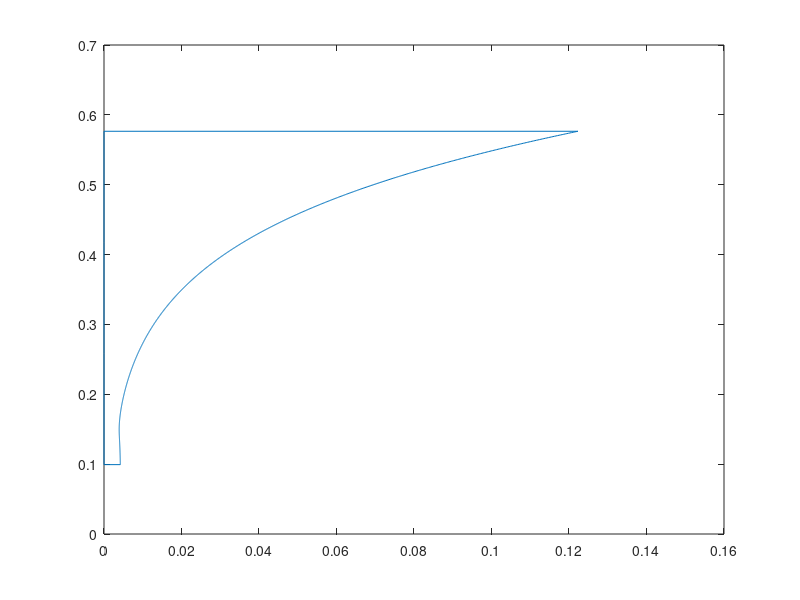

Write the MATLAB code that produced this figure.
boundary = [
    0 0.099309
    0 0.258376
    0 0.258376
    0 0.417444
    0 0.417444
    0 0.576511
    0 0.576511
    0.122293 0.576511
    0.122293 0.576511
    0.121883 0.576034
    0.121883 0.576034
    0.121474 0.575557
    0.121474 0.575557
    0.121066 0.575079
    0.121066 0.575079
    0.120659 0.574602
    0.120659 0.574602
    0.120253 0.574125
    0.120253 0.574125
    0.119848 0.573648
    0.119848 0.573648
    0.119445 0.573171
    0.119445 0.573171
    0.119042 0.572693
    0.119042 0.572693
    0.118641 0.572216
    0.118641 0.572216
    0.118241 0.571739
    0.118241 0.571739
    0.117841 0.571262
    0.117841 0.571262
    0.117443 0.570785
    0.117443 0.570785
    0.117046 0.570307
    0.117046 0.570307
    0.11665 0.56983
    0.11665 0.56983
    0.116256 0.569353
    0.116256 0.569353
    0.115862 0.568876
    0.115862 0.568876
    0.115469 0.568399
    0.115469 0.568399
    0.115078 0.567921
    0.115078 0.567921
    0.114687 0.567444
    0.114687 0.567444
    0.114298 0.566967
    0.114298 0.566967
    0.113909 0.56649
    0.113909 0.56649
    0.113522 0.566013
    0.113522 0.566013
    0.113136 0.565535
    0.113136 0.565535
    0.112751 0.565058
    0.112751 0.565058
    0.112367 0.564581
    0.112367 0.564581
    0.111984 0.564104
    0.111984 0.564104
    0.111602 0.563627
    0.111602 0.563627
    0.111222 0.563149
    0.111222 0.563149
    0.110842 0.562672
    0.110842 0.562672
    0.110463 0.562195
    0.110463 0.562195
    0.110086 0.561718
    0.110086 0.561718
    0.109709 0.561241
    0.109709 0.561241
    0.109334 0.560763
    0.109334 0.560763
    0.108959 0.560286
    0.108959 0.560286
    0.108586 0.559809
    0.108586 0.559809
    0.108214 0.559332
    0.108214 0.559332
    0.107842 0.558855
    0.107842 0.558855
    0.107472 0.558377
    0.107472 0.558377
    0.107103 0.5579
    0.107103 0.5579
    0.106735 0.557423
    0.106735 0.557423
    0.106368 0.556946
    0.106368 0.556946
    0.106002 0.556469
    0.106002 0.556469
    0.105637 0.555991
    0.105637 0.555991
    0.105273 0.555514
    0.105273 0.555514
    0.10491 0.555037
    0.10491 0.555037
    0.104548 0.55456
    0.104548 0.55456
    0.104188 0.554083
    0.104188 0.554083
    0.103828 0.553605
    0.103828 0.553605
    0.103469 0.553128
    0.103469 0.553128
    0.103111 0.552651
    0.103111 0.552651
    0.102755 0.552174
    0.102755 0.552174
    0.102399 0.551696
    0.102399 0.551696
    0.102044 0.551219
    0.102044 0.551219
    0.101691 0.550742
    0.101691 0.550742
    0.101338 0.550265
    0.101338 0.550265
    0.100987 0.549788
    0.100987 0.549788
    0.100636 0.54931
    0.100636 0.54931
    0.100287 0.548833
    0.100287 0.548833
    0.0999381 0.548356
    0.0999381 0.548356
    0.0995906 0.547879
    0.0995906 0.547879
    0.0992441 0.547402
    0.0992441 0.547402
    0.0988986 0.546924
    0.0988986 0.546924
    0.0985541 0.546447
    0.0985541 0.546447
    0.0982107 0.54597
    0.0982107 0.54597
    0.0978682 0.545493
    0.0978682 0.545493
    0.0975267 0.545016
    0.0975267 0.545016
    0.0971862 0.544538
    0.0971862 0.544538
    0.0968468 0.544061
    0.0968468 0.544061
    0.0965083 0.543584
    0.0965083 0.543584
    0.0961708 0.543107
    0.0961708 0.543107
    0.0958343 0.54263
    0.0958343 0.54263
    0.0954988 0.542152
    0.0954988 0.542152
    0.0951643 0.541675
    0.0951643 0.541675
    0.0948307 0.541198
    0.0948307 0.541198
    0.0944982 0.540721
    0.0944982 0.540721
    0.0941666 0.540244
    0.0941666 0.540244
    0.093836 0.539766
    0.093836 0.539766
    0.0935064 0.539289
    0.0935064 0.539289
    0.0931778 0.538812
    0.0931778 0.538812
    0.0928501 0.538335
    0.0928501 0.538335
    0.0925234 0.537858
    0.0925234 0.537858
    0.0921977 0.53738
    0.0921977 0.53738
    0.091873 0.536903
    0.091873 0.536903
    0.0915492 0.536426
    0.0915492 0.536426
    0.0912264 0.535949
    0.0912264 0.535949
    0.0909045 0.535472
    0.0909045 0.535472
    0.0905836 0.534994
    0.0905836 0.534994
    0.0902637 0.534517
    0.0902637 0.534517
    0.0899447 0.53404
    0.0899447 0.53404
    0.0896266 0.533563
    0.0896266 0.533563
    0.0893096 0.533086
    0.0893096 0.533086
    0.0889934 0.532608
    0.0889934 0.532608
    0.0886783 0.532131
    0.0886783 0.532131
    0.088364 0.531654
    0.088364 0.531654
    0.0880508 0.531177
    0.0880508 0.531177
    0.0877384 0.5307
    0.0877384 0.5307
    0.087427 0.530222
    0.087427 0.530222
    0.0871165 0.529745
    0.0871165 0.529745
    0.086807 0.529268
    0.086807 0.529268
    0.0864984 0.528791
    0.0864984 0.528791
    0.0861908 0.528314
    0.0861908 0.528314
    0.085884 0.527836
    0.085884 0.527836
    0.0855782 0.527359
    0.0855782 0.527359
    0.0852734 0.526882
    0.0852734 0.526882
    0.0849694 0.526405
    0.0849694 0.526405
    0.0846664 0.525928
    0.0846664 0.525928
    0.0843643 0.52545
    0.0843643 0.52545
    0.0840631 0.524973
    0.0840631 0.524973
    0.0837629 0.524496
    0.0837629 0.524496
    0.0834635 0.524019
    0.0834635 0.524019
    0.0831651 0.523542
    0.0831651 0.523542
    0.0828676 0.523064
    0.0828676 0.523064
    0.0825709 0.522587
    0.0825709 0.522587
    0.0822752 0.52211
    0.0822752 0.52211
    0.0819804 0.521633
    0.0819804 0.521633
    0.0816865 0.521156
    0.0816865 0.521156
    0.0813935 0.520678
    0.0813935 0.520678
    0.0811014 0.520201
    0.0811014 0.520201
    0.0808102 0.519724
    0.0808102 0.519724
    0.0805199 0.519247
    0.0805199 0.519247
    0.0802305 0.51877
    0.0802305 0.51877
    0.079942 0.518292
    0.079942 0.518292
    0.0796544 0.517815
    0.0796544 0.517815
    0.0793676 0.517338
    0.0793676 0.517338
    0.0790818 0.516861
    0.0790818 0.516861
    0.0787968 0.516384
    0.0787968 0.516384
    0.0785127 0.515906
    0.0785127 0.515906
    0.0782295 0.515429
    0.0782295 0.515429
    0.0779472 0.514952
    0.0779472 0.514952
    0.0776657 0.514475
    0.0776657 0.514475
    0.0773851 0.513998
    0.0773851 0.513998
    0.0771054 0.51352
    0.0771054 0.51352
    0.0768266 0.513043
    0.0768266 0.513043
    0.0765486 0.512566
    0.0765486 0.512566
    0.0762715 0.512089
    0.0762715 0.512089
    0.0759953 0.511612
    0.0759953 0.511612
    0.0757199 0.511134
    0.0757199 0.511134
    0.0754454 0.510657
    0.0754454 0.510657
    0.0751717 0.51018
    0.0751717 0.51018
    0.0748989 0.509703
    0.0748989 0.509703
    0.0746269 0.509226
    0.0746269 0.509226
    0.0743558 0.508748
    0.0743558 0.508748
    0.0740856 0.508271
    0.0740856 0.508271
    0.0738162 0.507794
    0.0738162 0.507794
    0.0735476 0.507317
    0.0735476 0.507317
    0.0732799 0.50684
    0.0732799 0.50684
    0.073013 0.506362
    0.073013 0.506362
    0.072747 0.505885
    0.072747 0.505885
    0.0724818 0.505408
    0.0724818 0.505408
    0.0722175 0.504931
    0.0722175 0.504931
    0.0719539 0.504453
    0.0719539 0.504453
    0.0716912 0.503976
    0.0716912 0.503976
    0.0714294 0.503499
    0.0714294 0.503499
    0.0711683 0.503022
    0.0711683 0.503022
    0.0709081 0.502545
    0.0709081 0.502545
    0.0706488 0.502067
    0.0706488 0.502067
    0.0703902 0.50159
    0.0703902 0.50159
    0.0701325 0.501113
    0.0701325 0.501113
    0.0698755 0.500636
    0.0698755 0.500636
    0.0696194 0.500159
    0.0696194 0.500159
    0.0693641 0.499681
    0.0693641 0.499681
    0.0691097 0.499204
    0.0691097 0.499204
    0.068856 0.498727
    0.068856 0.498727
    0.0686031 0.49825
    0.0686031 0.49825
    0.0683511 0.497773
    0.0683511 0.497773
    0.0680998 0.497295
    0.0680998 0.497295
    0.0678494 0.496818
    0.0678494 0.496818
    0.0675997 0.496341
    0.0675997 0.496341
    0.0673509 0.495864
    0.0673509 0.495864
    0.0671028 0.495387
    0.0671028 0.495387
    0.0668556 0.494909
    0.0668556 0.494909
    0.0666091 0.494432
    0.0666091 0.494432
    0.0663634 0.493955
    0.0663634 0.493955
    0.0661185 0.493478
    0.0661185 0.493478
    0.0658744 0.493001
    0.0658744 0.493001
    0.0656311 0.492523
    0.0656311 0.492523
    0.0653886 0.492046
    0.0653886 0.492046
    0.0651468 0.491569
    0.0651468 0.491569
    0.0649059 0.491092
    0.0649059 0.491092
    0.0646657 0.490615
    0.0646657 0.490615
    0.0644263 0.490137
    0.0644263 0.490137
    0.0641876 0.48966
    0.0641876 0.48966
    0.0639497 0.489183
    0.0639497 0.489183
    0.0637126 0.488706
    0.0637126 0.488706
    0.0634763 0.488229
    0.0634763 0.488229
    0.0632407 0.487751
    0.0632407 0.487751
    0.0630059 0.487274
    0.0630059 0.487274
    0.0627718 0.486797
    0.0627718 0.486797
    0.0625386 0.48632
    0.0625386 0.48632
    0.062306 0.485843
    0.062306 0.485843
    0.0620742 0.485365
    0.0620742 0.485365
    0.0618432 0.484888
    0.0618432 0.484888
    0.0616129 0.484411
    0.0616129 0.484411
    0.0613834 0.483934
    0.0613834 0.483934
    0.0611547 0.483457
    0.0611547 0.483457
    0.0609266 0.482979
    0.0609266 0.482979
    0.0606993 0.482502
    0.0606993 0.482502
    0.0604728 0.482025
    0.0604728 0.482025
    0.060247 0.481548
    0.060247 0.481548
    0.0600219 0.481071
    0.0600219 0.481071
    0.0597976 0.480593
    0.0597976 0.480593
    0.059574 0.480116
    0.059574 0.480116
    0.0593511 0.479639
    0.0593511 0.479639
    0.059129 0.479162
    0.059129 0.479162
    0.0589076 0.478685
    0.0589076 0.478685
    0.0586869 0.478207
    0.0586869 0.478207
    0.058467 0.47773
    0.058467 0.47773
    0.0582478 0.477253
    0.0582478 0.477253
    0.0580292 0.476776
    0.0580292 0.476776
    0.0578115 0.476299
    0.0578115 0.476299
    0.0575944 0.475821
    0.0575944 0.475821
    0.057378 0.475344
    0.057378 0.475344
    0.0571624 0.474867
    0.0571624 0.474867
    0.0569475 0.47439
    0.0569475 0.47439
    0.0567332 0.473913
    0.0567332 0.473913
    0.0565197 0.473435
    0.0565197 0.473435
    0.0563069 0.472958
    0.0563069 0.472958
    0.0560948 0.472481
    0.0560948 0.472481
    0.0558834 0.472004
    0.0558834 0.472004
    0.0556727 0.471527
    0.0556727 0.471527
    0.0554627 0.471049
    0.0554627 0.471049
    0.0552534 0.470572
    0.0552534 0.470572
    0.0550448 0.470095
    0.0550448 0.470095
    0.0548369 0.469618
    0.0548369 0.469618
    0.0546296 0.469141
    0.0546296 0.469141
    0.0544231 0.468663
    0.0544231 0.468663
    0.0542172 0.468186
    0.0542172 0.468186
    0.0540121 0.467709
    0.0540121 0.467709
    0.0538076 0.467232
    0.0538076 0.467232
    0.0536038 0.466755
    0.0536038 0.466755
    0.0534007 0.466277
    0.0534007 0.466277
    0.0531982 0.4658
    0.0531982 0.4658
    0.0529964 0.465323
    0.0529964 0.465323
    0.0527953 0.464846
    0.0527953 0.464846
    0.0525949 0.464369
    0.0525949 0.464369
    0.0523952 0.463891
    0.0523952 0.463891
    0.0521961 0.463414
    0.0521961 0.463414
    0.0519977 0.462937
    0.0519977 0.462937
    0.0517999 0.46246
    0.0517999 0.46246
    0.0516028 0.461983
    0.0516028 0.461983
    0.0514064 0.461505
    0.0514064 0.461505
    0.0512106 0.461028
    0.0512106 0.461028
    0.0510155 0.460551
    0.0510155 0.460551
    0.0508211 0.460074
    0.0508211 0.460074
    0.0506273 0.459597
    0.0506273 0.459597
    0.0504341 0.459119
    0.0504341 0.459119
    0.0502416 0.458642
    0.0502416 0.458642
    0.0500498 0.458165
    0.0500498 0.458165
    0.0498586 0.457688
    0.0498586 0.457688
    0.049668 0.45721
    0.049668 0.45721
    0.0494781 0.456733
    0.0494781 0.456733
    0.0492888 0.456256
    0.0492888 0.456256
    0.0491002 0.455779
    0.0491002 0.455779
    0.0489122 0.455302
    0.0489122 0.455302
    0.0487248 0.454824
    0.0487248 0.454824
    0.0485381 0.454347
    0.0485381 0.454347
    0.048352 0.45387
    0.048352 0.45387
    0.0481665 0.453393
    0.0481665 0.453393
    0.0479817 0.452916
    0.0479817 0.452916
    0.0477975 0.452438
    0.0477975 0.452438
    0.0476139 0.451961
    0.0476139 0.451961
    0.047431 0.451484
    0.047431 0.451484
    0.0472486 0.451007
    0.0472486 0.451007
    0.0470669 0.45053
    0.0470669 0.45053
    0.0468858 0.450052
    0.0468858 0.450052
    0.0467053 0.449575
    0.0467053 0.449575
    0.0465255 0.449098
    0.0465255 0.449098
    0.0463462 0.448621
    0.0463462 0.448621
    0.0461676 0.448144
    0.0461676 0.448144
    0.0459896 0.447666
    0.0459896 0.447666
    0.0458121 0.447189
    0.0458121 0.447189
    0.0456353 0.446712
    0.0456353 0.446712
    0.0454591 0.446235
    0.0454591 0.446235
    0.0452835 0.445758
    0.0452835 0.445758
    0.0451085 0.44528
    0.0451085 0.44528
    0.0449341 0.444803
    0.0449341 0.444803
    0.0447603 0.444326
    0.0447603 0.444326
    0.0445871 0.443849
    0.0445871 0.443849
    0.0444144 0.443372
    0.0444144 0.443372
    0.0442424 0.442894
    0.0442424 0.442894
    0.044071 0.442417
    0.044071 0.442417
    0.0439001 0.44194
    0.0439001 0.44194
    0.0437299 0.441463
    0.0437299 0.441463
    0.0435602 0.440986
    0.0435602 0.440986
    0.0433911 0.440508
    0.0433911 0.440508
    0.0432226 0.440031
    0.0432226 0.440031
    0.0430547 0.439554
    0.0430547 0.439554
    0.0428873 0.439077
    0.0428873 0.439077
    0.0427206 0.4386
    0.0427206 0.4386
    0.0425544 0.438122
    0.0425544 0.438122
    0.0423887 0.437645
    0.0423887 0.437645
    0.0422237 0.437168
    0.0422237 0.437168
    0.0420592 0.436691
    0.0420592 0.436691
    0.0418953 0.436214
    0.0418953 0.436214
    0.041732 0.435736
    0.041732 0.435736
    0.0415692 0.435259
    0.0415692 0.435259
    0.041407 0.434782
    0.041407 0.434782
    0.0412453 0.434305
    0.0412453 0.434305
    0.0410842 0.433828
    0.0410842 0.433828
    0.0409237 0.43335
    0.0409237 0.43335
    0.0407637 0.432873
    0.0407637 0.432873
    0.0406043 0.432396
    0.0406043 0.432396
    0.0404454 0.431919
    0.0404454 0.431919
    0.0402871 0.431442
    0.0402871 0.431442
    0.0401294 0.430964
    0.0401294 0.430964
    0.0399722 0.430487
    0.0399722 0.430487
    0.0398155 0.43001
    0.0398155 0.43001
    0.0396594 0.429533
    0.0396594 0.429533
    0.0395038 0.429056
    0.0395038 0.429056
    0.0393488 0.428578
    0.0393488 0.428578
    0.0391943 0.428101
    0.0391943 0.428101
    0.0390404 0.427624
    0.0390404 0.427624
    0.0388869 0.427147
    0.0388869 0.427147
    0.0387341 0.42667
    0.0387341 0.42667
    0.0385817 0.426192
    0.0385817 0.426192
    0.0384299 0.425715
    0.0384299 0.425715
    0.0382787 0.425238
    0.0382787 0.425238
    0.0381279 0.424761
    0.0381279 0.424761
    0.0379777 0.424284
    0.0379777 0.424284
    0.037828 0.423806
    0.037828 0.423806
    0.0376788 0.423329
    0.0376788 0.423329
    0.0375302 0.422852
    0.0375302 0.422852
    0.0373821 0.422375
    0.0373821 0.422375
    0.0372345 0.421898
    0.0372345 0.421898
    0.0370874 0.42142
    0.0370874 0.42142
    0.0369409 0.420943
    0.0369409 0.420943
    0.0367948 0.420466
    0.0367948 0.420466
    0.0366493 0.419989
    0.0366493 0.419989
    0.0365043 0.419512
    0.0365043 0.419512
    0.0363598 0.419034
    0.0363598 0.419034
    0.0362158 0.418557
    0.0362158 0.418557
    0.0360723 0.41808
    0.0360723 0.41808
    0.0359293 0.417603
    0.0359293 0.417603
    0.0357868 0.417126
    0.0357868 0.417126
    0.0356449 0.416648
    0.0356449 0.416648
    0.0355034 0.416171
    0.0355034 0.416171
    0.0353624 0.415694
    0.0353624 0.415694
    0.035222 0.415217
    0.035222 0.415217
    0.035082 0.41474
    0.035082 0.41474
    0.0349425 0.414262
    0.0349425 0.414262
    0.0348036 0.413785
    0.0348036 0.413785
    0.0346651 0.413308
    0.0346651 0.413308
    0.0345271 0.412831
    0.0345271 0.412831
    0.0343896 0.412354
    0.0343896 0.412354
    0.0342526 0.411876
    0.0342526 0.411876
    0.034116 0.411399
    0.034116 0.411399
    0.03398 0.410922
    0.03398 0.410922
    0.0338444 0.410445
    0.0338444 0.410445
    0.0337094 0.409968
    0.0337094 0.409968
    0.0335748 0.40949
    0.0335748 0.40949
    0.0334407 0.409013
    0.0334407 0.409013
    0.033307 0.408536
    0.033307 0.408536
    0.0331739 0.408059
    0.0331739 0.408059
    0.0330412 0.407581
    0.0330412 0.407581
    0.032909 0.407104
    0.032909 0.407104
    0.0327773 0.406627
    0.0327773 0.406627
    0.032646 0.40615
    0.032646 0.40615
    0.0325152 0.405673
    0.0325152 0.405673
    0.0323849 0.405195
    0.0323849 0.405195
    0.032255 0.404718
    0.032255 0.404718
    0.0321257 0.404241
    0.0321257 0.404241
    0.0319967 0.403764
    0.0319967 0.403764
    0.0318683 0.403287
    0.0318683 0.403287
    0.0317403 0.402809
    0.0317403 0.402809
    0.0316127 0.402332
    0.0316127 0.402332
    0.0314856 0.401855
    0.0314856 0.401855
    0.031359 0.401378
    0.031359 0.401378
    0.0312328 0.400901
    0.0312328 0.400901
    0.0311071 0.400423
    0.0311071 0.400423
    0.0309819 0.399946
    0.0309819 0.399946
    0.030857 0.399469
    0.030857 0.399469
    0.0307327 0.398992
    0.0307327 0.398992
    0.0306088 0.398515
    0.0306088 0.398515
    0.0304853 0.398037
    0.0304853 0.398037
    0.0303623 0.39756
    0.0303623 0.39756
    0.0302397 0.397083
    0.0302397 0.397083
    0.0301176 0.396606
    0.0301176 0.396606
    0.0299959 0.396129
    0.0299959 0.396129
    0.0298746 0.395651
    0.0298746 0.395651
    0.0297538 0.395174
    0.0297538 0.395174
    0.0296335 0.394697
    0.0296335 0.394697
    0.0295135 0.39422
    0.0295135 0.39422
    0.029394 0.393743
    0.029394 0.393743
    0.0292749 0.393265
    0.0292749 0.393265
    0.0291563 0.392788
    0.0291563 0.392788
    0.0290381 0.392311
    0.0290381 0.392311
    0.0289203 0.391834
    0.0289203 0.391834
    0.028803 0.391357
    0.028803 0.391357
    0.0286861 0.390879
    0.0286861 0.390879
    0.0285696 0.390402
    0.0285696 0.390402
    0.0284535 0.389925
    0.0284535 0.389925
    0.0283379 0.389448
    0.0283379 0.389448
    0.0282226 0.388971
    0.0282226 0.388971
    0.0281078 0.388493
    0.0281078 0.388493
    0.0279934 0.388016
    0.0279934 0.388016
    0.0278795 0.387539
    0.0278795 0.387539
    0.0277659 0.387062
    0.0277659 0.387062
    0.0276528 0.386585
    0.0276528 0.386585
    0.0275401 0.386107
    0.0275401 0.386107
    0.0274278 0.38563
    0.0274278 0.38563
    0.0273159 0.385153
    0.0273159 0.385153
    0.0272044 0.384676
    0.0272044 0.384676
    0.0270933 0.384199
    0.0270933 0.384199
    0.0269826 0.383721
    0.0269826 0.383721
    0.0268724 0.383244
    0.0268724 0.383244
    0.0267625 0.382767
    0.0267625 0.382767
    0.026653 0.38229
    0.026653 0.38229
    0.026544 0.381813
    0.026544 0.381813
    0.0264353 0.381335
    0.0264353 0.381335
    0.0263271 0.380858
    0.0263271 0.380858
    0.0262192 0.380381
    0.0262192 0.380381
    0.0261118 0.379904
    0.0261118 0.379904
    0.0260047 0.379427
    0.0260047 0.379427
    0.025898 0.378949
    0.025898 0.378949
    0.0257918 0.378472
    0.0257918 0.378472
    0.0256859 0.377995
    0.0256859 0.377995
    0.0255804 0.377518
    0.0255804 0.377518
    0.0254753 0.377041
    0.0254753 0.377041
    0.0253706 0.376563
    0.0253706 0.376563
    0.0252662 0.376086
    0.0252662 0.376086
    0.0251623 0.375609
    0.0251623 0.375609
    0.0250587 0.375132
    0.0250587 0.375132
    0.0249556 0.374655
    0.0249556 0.374655
    0.0248528 0.374177
    0.0248528 0.374177
    0.0247504 0.3737
    0.0247504 0.3737
    0.0246484 0.373223
    0.0246484 0.373223
    0.0245467 0.372746
    0.0245467 0.372746
    0.0244454 0.372269
    0.0244454 0.372269
    0.0243445 0.371791
    0.0243445 0.371791
    0.024244 0.371314
    0.024244 0.371314
    0.0241439 0.370837
    0.0241439 0.370837
    0.0240441 0.37036
    0.0240441 0.37036
    0.0239447 0.369883
    0.0239447 0.369883
    0.0238457 0.369405
    0.0238457 0.369405
    0.023747 0.368928
    0.023747 0.368928
    0.0236487 0.368451
    0.0236487 0.368451
    0.0235508 0.367974
    0.0235508 0.367974
    0.0234533 0.367497
    0.0234533 0.367497
    0.0233561 0.367019
    0.0233561 0.367019
    0.0232592 0.366542
    0.0232592 0.366542
    0.0231628 0.366065
    0.0231628 0.366065
    0.0230667 0.365588
    0.0230667 0.365588
    0.0229709 0.365111
    0.0229709 0.365111
    0.0228755 0.364633
    0.0228755 0.364633
    0.0227805 0.364156
    0.0227805 0.364156
    0.0226858 0.363679
    0.0226858 0.363679
    0.0225915 0.363202
    0.0225915 0.363202
    0.0224975 0.362725
    0.0224975 0.362725
    0.0224039 0.362247
    0.0224039 0.362247
    0.0223107 0.36177
    0.0223107 0.36177
    0.0222178 0.361293
    0.0222178 0.361293
    0.0221252 0.360816
    0.0221252 0.360816
    0.022033 0.360338
    0.022033 0.360338
    0.0219411 0.359861
    0.0219411 0.359861
    0.0218496 0.359384
    0.0218496 0.359384
    0.0217584 0.358907
    0.0217584 0.358907
    0.0216676 0.35843
    0.0216676 0.35843
    0.0215771 0.357952
    0.0215771 0.357952
    0.021487 0.357475
    0.021487 0.357475
    0.0213972 0.356998
    0.0213972 0.356998
    0.0213077 0.356521
    0.0213077 0.356521
    0.0212186 0.356044
    0.0212186 0.356044
    0.0211298 0.355566
    0.0211298 0.355566
    0.0210414 0.355089
    0.0210414 0.355089
    0.0209533 0.354612
    0.0209533 0.354612
    0.0208655 0.354135
    0.0208655 0.354135
    0.0207781 0.353658
    0.0207781 0.353658
    0.0206909 0.35318
    0.0206909 0.35318
    0.0206042 0.352703
    0.0206042 0.352703
    0.0205177 0.352226
    0.0205177 0.352226
    0.0204316 0.351749
    0.0204316 0.351749
    0.0203458 0.351272
    0.0203458 0.351272
    0.0202603 0.350794
    0.0202603 0.350794
    0.0201752 0.350317
    0.0201752 0.350317
    0.0200904 0.34984
    0.0200904 0.34984
    0.0200059 0.349363
    0.0200059 0.349363
    0.0199217 0.348886
    0.0199217 0.348886
    0.0198379 0.348408
    0.0198379 0.348408
    0.0197543 0.347931
    0.0197543 0.347931
    0.0196711 0.347454
    0.0196711 0.347454
    0.0195883 0.346977
    0.0195883 0.346977
    0.0195057 0.3465
    0.0195057 0.3465
    0.0194234 0.346022
    0.0194234 0.346022
    0.0193415 0.345545
    0.0193415 0.345545
    0.0192599 0.345068
    0.0192599 0.345068
    0.0191786 0.344591
    0.0191786 0.344591
    0.0190976 0.344114
    0.0190976 0.344114
    0.0190169 0.343636
    0.0190169 0.343636
    0.0189365 0.343159
    0.0189365 0.343159
    0.0188564 0.342682
    0.0188564 0.342682
    0.0187767 0.342205
    0.0187767 0.342205
    0.0186972 0.341728
    0.0186972 0.341728
    0.0186181 0.34125
    0.0186181 0.34125
    0.0185392 0.340773
    0.0185392 0.340773
    0.0184607 0.340296
    0.0184607 0.340296
    0.0183825 0.339819
    0.0183825 0.339819
    0.0183045 0.339342
    0.0183045 0.339342
    0.0182269 0.338864
    0.0182269 0.338864
    0.0181496 0.338387
    0.0181496 0.338387
    0.0180725 0.33791
    0.0180725 0.33791
    0.0179958 0.337433
    0.0179958 0.337433
    0.0179194 0.336956
    0.0179194 0.336956
    0.0178432 0.336478
    0.0178432 0.336478
    0.0177674 0.336001
    0.0177674 0.336001
    0.0176918 0.335524
    0.0176918 0.335524
    0.0176166 0.335047
    0.0176166 0.335047
    0.0175416 0.33457
    0.0175416 0.33457
    0.017467 0.334092
    0.017467 0.334092
    0.0173926 0.333615
    0.0173926 0.333615
    0.0173185 0.333138
    0.0173185 0.333138
    0.0172447 0.332661
    0.0172447 0.332661
    0.0171712 0.332184
    0.0171712 0.332184
    0.017098 0.331706
    0.017098 0.331706
    0.017025 0.331229
    0.017025 0.331229
    0.0169524 0.330752
    0.0169524 0.330752
    0.01688 0.330275
    0.01688 0.330275
    0.0168079 0.329798
    0.0168079 0.329798
    0.0167361 0.32932
    0.0167361 0.32932
    0.0166646 0.328843
    0.0166646 0.328843
    0.0165933 0.328366
    0.0165933 0.328366
    0.0165224 0.327889
    0.0165224 0.327889
    0.0164517 0.327412
    0.0164517 0.327412
    0.0163813 0.326934
    0.0163813 0.326934
    0.0163112 0.326457
    0.0163112 0.326457
    0.0162413 0.32598
    0.0162413 0.32598
    0.0161717 0.325503
    0.0161717 0.325503
    0.0161024 0.325026
    0.0161024 0.325026
    0.0160334 0.324548
    0.0160334 0.324548
    0.0159646 0.324071
    0.0159646 0.324071
    0.0158961 0.323594
    0.0158961 0.323594
    0.0158279 0.323117
    0.0158279 0.323117
    0.01576 0.32264
    0.01576 0.32264
    0.0156923 0.322162
    0.0156923 0.322162
    0.0156249 0.321685
    0.0156249 0.321685
    0.0155577 0.321208
    0.0155577 0.321208
    0.0154909 0.320731
    0.0154909 0.320731
    0.0154242 0.320254
    0.0154242 0.320254
    0.0153579 0.319776
    0.0153579 0.319776
    0.0152918 0.319299
    0.0152918 0.319299
    0.015226 0.318822
    0.015226 0.318822
    0.0151604 0.318345
    0.0151604 0.318345
    0.0150951 0.317868
    0.0150951 0.317868
    0.0150301 0.31739
    0.0150301 0.31739
    0.0149653 0.316913
    0.0149653 0.316913
    0.0149008 0.316436
    0.0149008 0.316436
    0.0148365 0.315959
    0.0148365 0.315959
    0.0147725 0.315482
    0.0147725 0.315482
    0.0147087 0.315004
    0.0147087 0.315004
    0.0146452 0.314527
    0.0146452 0.314527
    0.014582 0.31405
    0.014582 0.31405
    0.014519 0.313573
    0.014519 0.313573
    0.0144563 0.313095
    0.0144563 0.313095
    0.0143938 0.312618
    0.0143938 0.312618
    0.0143315 0.312141
    0.0143315 0.312141
    0.0142696 0.311664
    0.0142696 0.311664
    0.0142078 0.311187
    0.0142078 0.311187
    0.0141463 0.310709
    0.0141463 0.310709
    0.0140851 0.310232
    0.0140851 0.310232
    0.0140241 0.309755
    0.0140241 0.309755
    0.0139633 0.309278
    0.0139633 0.309278
    0.0139028 0.308801
    0.0139028 0.308801
    0.0138426 0.308323
    0.0138426 0.308323
    0.0137825 0.307846
    0.0137825 0.307846
    0.0137228 0.307369
    0.0137228 0.307369
    0.0136632 0.306892
    0.0136632 0.306892
    0.0136039 0.306415
    0.0136039 0.306415
    0.0135449 0.305937
    0.0135449 0.305937
    0.0134861 0.30546
    0.0134861 0.30546
    0.0134275 0.304983
    0.0134275 0.304983
    0.0133692 0.304506
    0.0133692 0.304506
    0.0133111 0.304029
    0.0133111 0.304029
    0.0132532 0.303551
    0.0132532 0.303551
    0.0131956 0.303074
    0.0131956 0.303074
    0.0131382 0.302597
    0.0131382 0.302597
    0.013081 0.30212
    0.013081 0.30212
    0.0130241 0.301643
    0.0130241 0.301643
    0.0129674 0.301165
    0.0129674 0.301165
    0.0129109 0.300688
    0.0129109 0.300688
    0.0128547 0.300211
    0.0128547 0.300211
    0.0127987 0.299734
    0.0127987 0.299734
    0.0127429 0.299257
    0.0127429 0.299257
    0.0126873 0.298779
    0.0126873 0.298779
    0.012632 0.298302
    0.012632 0.298302
    0.0125769 0.297825
    0.0125769 0.297825
    0.0125221 0.297348
    0.0125221 0.297348
    0.0124674 0.296871
    0.0124674 0.296871
    0.012413 0.296393
    0.012413 0.296393
    0.0123588 0.295916
    0.0123588 0.295916
    0.0123048 0.295439
    0.0123048 0.295439
    0.0122511 0.294962
    0.0122511 0.294962
    0.0121976 0.294485
    0.0121976 0.294485
    0.0121443 0.294007
    0.0121443 0.294007
    0.0120912 0.29353
    0.0120912 0.29353
    0.0120383 0.293053
    0.0120383 0.293053
    0.0119857 0.292576
    0.0119857 0.292576
    0.0119332 0.292099
    0.0119332 0.292099
    0.011881 0.291621
    0.011881 0.291621
    0.011829 0.291144
    0.011829 0.291144
    0.0117773 0.290667
    0.0117773 0.290667
    0.0117257 0.29019
    0.0117257 0.29019
    0.0116743 0.289713
    0.0116743 0.289713
    0.0116232 0.289235
    0.0116232 0.289235
    0.0115723 0.288758
    0.0115723 0.288758
    0.0115216 0.288281
    0.0115216 0.288281
    0.0114711 0.287804
    0.0114711 0.287804
    0.0114208 0.287327
    0.0114208 0.287327
    0.0113707 0.286849
    0.0113707 0.286849
    0.0113209 0.286372
    0.0113209 0.286372
    0.0112712 0.285895
    0.0112712 0.285895
    0.0112217 0.285418
    0.0112217 0.285418
    0.0111725 0.284941
    0.0111725 0.284941
    0.0111235 0.284463
    0.0111235 0.284463
    0.0110746 0.283986
    0.0110746 0.283986
    0.011026 0.283509
    0.011026 0.283509
    0.0109776 0.283032
    0.0109776 0.283032
    0.0109294 0.282555
    0.0109294 0.282555
    0.0108814 0.282077
    0.0108814 0.282077
    0.0108336 0.2816
    0.0108336 0.2816
    0.0107859 0.281123
    0.0107859 0.281123
    0.0107385 0.280646
    0.0107385 0.280646
    0.0106913 0.280169
    0.0106913 0.280169
    0.0106443 0.279691
    0.0106443 0.279691
    0.0105975 0.279214
    0.0105975 0.279214
    0.0105509 0.278737
    0.0105509 0.278737
    0.0105045 0.27826
    0.0105045 0.27826
    0.0104583 0.277783
    0.0104583 0.277783
    0.0104123 0.277305
    0.0104123 0.277305
    0.0103665 0.276828
    0.0103665 0.276828
    0.0103208 0.276351
    0.0103208 0.276351
    0.0102754 0.275874
    0.0102754 0.275874
    0.0102302 0.275397
    0.0102302 0.275397
    0.0101851 0.274919
    0.0101851 0.274919
    0.0101403 0.274442
    0.0101403 0.274442
    0.0100956 0.273965
    0.0100956 0.273965
    0.0100512 0.273488
    0.0100512 0.273488
    0.0100069 0.273011
    0.0100069 0.273011
    0.0099628 0.272533
    0.0099628 0.272533
    0.00991891 0.272056
    0.00991891 0.272056
    0.0098752 0.271579
    0.0098752 0.271579
    0.00983169 0.271102
    0.00983169 0.271102
    0.00978836 0.270625
    0.00978836 0.270625
    0.00974522 0.270147
    0.00974522 0.270147
    0.00970227 0.26967
    0.00970227 0.26967
    0.0096595 0.269193
    0.0096595 0.269193
    0.00961692 0.268716
    0.00961692 0.268716
    0.00957452 0.268239
    0.00957452 0.268239
    0.00953231 0.267761
    0.00953231 0.267761
    0.00949028 0.267284
    0.00949028 0.267284
    0.00944844 0.266807
    0.00944844 0.266807
    0.00940677 0.26633
    0.00940677 0.26633
    0.00936529 0.265852
    0.00936529 0.265852
    0.00932399 0.265375
    0.00932399 0.265375
    0.00928287 0.264898
    0.00928287 0.264898
    0.00924193 0.264421
    0.00924193 0.264421
    0.00920118 0.263944
    0.00920118 0.263944
    0.0091606 0.263466
    0.0091606 0.263466
    0.00912019 0.262989
    0.00912019 0.262989
    0.00907997 0.262512
    0.00907997 0.262512
    0.00903992 0.262035
    0.00903992 0.262035
    0.00900005 0.261558
    0.00900005 0.261558
    0.00896036 0.26108
    0.00896036 0.26108
    0.00892084 0.260603
    0.00892084 0.260603
    0.0088815 0.260126
    0.0088815 0.260126
    0.00884233 0.259649
    0.00884233 0.259649
    0.00880334 0.259172
    0.00880334 0.259172
    0.00876452 0.258694
    0.00876452 0.258694
    0.00872587 0.258217
    0.00872587 0.258217
    0.00868739 0.25774
    0.00868739 0.25774
    0.00864909 0.257263
    0.00864909 0.257263
    0.00861096 0.256786
    0.00861096 0.256786
    0.00857299 0.256308
    0.00857299 0.256308
    0.0085352 0.255831
    0.0085352 0.255831
    0.00849758 0.255354
    0.00849758 0.255354
    0.00846013 0.254877
    0.00846013 0.254877
    0.00842284 0.2544
    0.00842284 0.2544
    0.00838573 0.253922
    0.00838573 0.253922
    0.00834878 0.253445
    0.00834878 0.253445
    0.00831199 0.252968
    0.00831199 0.252968
    0.00827538 0.252491
    0.00827538 0.252491
    0.00823893 0.252014
    0.00823893 0.252014
    0.00820265 0.251536
    0.00820265 0.251536
    0.00816653 0.251059
    0.00816653 0.251059
    0.00813057 0.250582
    0.00813057 0.250582
    0.00809478 0.250105
    0.00809478 0.250105
    0.00805915 0.249628
    0.00805915 0.249628
    0.00802369 0.24915
    0.00802369 0.24915
    0.00798839 0.248673
    0.00798839 0.248673
    0.00795325 0.248196
    0.00795325 0.248196
    0.00791827 0.247719
    0.00791827 0.247719
    0.00788345 0.247242
    0.00788345 0.247242
    0.0078488 0.246764
    0.0078488 0.246764
    0.0078143 0.246287
    0.0078143 0.246287
    0.00777996 0.24581
    0.00777996 0.24581
    0.00774579 0.245333
    0.00774579 0.245333
    0.00771177 0.244856
    0.00771177 0.244856
    0.00767791 0.244378
    0.00767791 0.244378
    0.0076442 0.243901
    0.0076442 0.243901
    0.00761066 0.243424
    0.00761066 0.243424
    0.00757727 0.242947
    0.00757727 0.242947
    0.00754403 0.24247
    0.00754403 0.24247
    0.00751096 0.241992
    0.00751096 0.241992
    0.00747803 0.241515
    0.00747803 0.241515
    0.00744527 0.241038
    0.00744527 0.241038
    0.00741266 0.240561
    0.00741266 0.240561
    0.0073802 0.240084
    0.0073802 0.240084
    0.00734789 0.239606
    0.00734789 0.239606
    0.00731574 0.239129
    0.00731574 0.239129
    0.00728374 0.238652
    0.00728374 0.238652
    0.0072519 0.238175
    0.0072519 0.238175
    0.0072202 0.237698
    0.0072202 0.237698
    0.00718866 0.23722
    0.00718866 0.23722
    0.00715727 0.236743
    0.00715727 0.236743
    0.00712603 0.236266
    0.00712603 0.236266
    0.00709494 0.235789
    0.00709494 0.235789
    0.007064 0.235312
    0.007064 0.235312
    0.00703321 0.234834
    0.00703321 0.234834
    0.00700257 0.234357
    0.00700257 0.234357
    0.00697207 0.23388
    0.00697207 0.23388
    0.00694173 0.233403
    0.00694173 0.233403
    0.00691153 0.232926
    0.00691153 0.232926
    0.00688148 0.232448
    0.00688148 0.232448
    0.00685158 0.231971
    0.00685158 0.231971
    0.00682183 0.231494
    0.00682183 0.231494
    0.00679222 0.231017
    0.00679222 0.231017
    0.00676276 0.23054
    0.00676276 0.23054
    0.00673344 0.230062
    0.00673344 0.230062
    0.00670427 0.229585
    0.00670427 0.229585
    0.00667524 0.229108
    0.00667524 0.229108
    0.00664636 0.228631
    0.00664636 0.228631
    0.00661762 0.228154
    0.00661762 0.228154
    0.00658903 0.227676
    0.00658903 0.227676
    0.00656058 0.227199
    0.00656058 0.227199
    0.00653228 0.226722
    0.00653228 0.226722
    0.00650411 0.226245
    0.00650411 0.226245
    0.00647609 0.225768
    0.00647609 0.225768
    0.00644821 0.22529
    0.00644821 0.22529
    0.00642048 0.224813
    0.00642048 0.224813
    0.00639288 0.224336
    0.00639288 0.224336
    0.00636543 0.223859
    0.00636543 0.223859
    0.00633812 0.223382
    0.00633812 0.223382
    0.00631095 0.222904
    0.00631095 0.222904
    0.00628392 0.222427
    0.00628392 0.222427
    0.00625703 0.22195
    0.00625703 0.22195
    0.00623028 0.221473
    0.00623028 0.221473
    0.00620367 0.220996
    0.00620367 0.220996
    0.0061772 0.220518
    0.0061772 0.220518
    0.00615086 0.220041
    0.00615086 0.220041
    0.00612467 0.219564
    0.00612467 0.219564
    0.00609862 0.219087
    0.00609862 0.219087
    0.0060727 0.218609
    0.0060727 0.218609
    0.00604692 0.218132
    0.00604692 0.218132
    0.00602129 0.217655
    0.00602129 0.217655
    0.00599578 0.217178
    0.00599578 0.217178
    0.00597042 0.216701
    0.00597042 0.216701
    0.00594519 0.216223
    0.00594519 0.216223
    0.0059201 0.215746
    0.0059201 0.215746
    0.00589515 0.215269
    0.00589515 0.215269
    0.00587034 0.214792
    0.00587034 0.214792
    0.00584566 0.214315
    0.00584566 0.214315
    0.00582111 0.213837
    0.00582111 0.213837
    0.00579671 0.21336
    0.00579671 0.21336
    0.00577244 0.212883
    0.00577244 0.212883
    0.0057483 0.212406
    0.0057483 0.212406
    0.0057243 0.211929
    0.0057243 0.211929
    0.00570044 0.211451
    0.00570044 0.211451
    0.00567671 0.210974
    0.00567671 0.210974
    0.00565312 0.210497
    0.00565312 0.210497
    0.00562966 0.21002
    0.00562966 0.21002
    0.00560634 0.209543
    0.00560634 0.209543
    0.00558315 0.209065
    0.00558315 0.209065
    0.0055601 0.208588
    0.0055601 0.208588
    0.00553718 0.208111
    0.00553718 0.208111
    0.0055144 0.207634
    0.0055144 0.207634
    0.00549175 0.207157
    0.00549175 0.207157
    0.00546924 0.206679
    0.00546924 0.206679
    0.00544686 0.206202
    0.00544686 0.206202
    0.00542462 0.205725
    0.00542462 0.205725
    0.00540251 0.205248
    0.00540251 0.205248
    0.00538053 0.204771
    0.00538053 0.204771
    0.00535869 0.204293
    0.00535869 0.204293
    0.00533698 0.203816
    0.00533698 0.203816
    0.00531541 0.203339
    0.00531541 0.203339
    0.00529398 0.202862
    0.00529398 0.202862
    0.00527267 0.202385
    0.00527267 0.202385
    0.00525151 0.201907
    0.00525151 0.201907
    0.00523047 0.20143
    0.00523047 0.20143
    0.00520958 0.200953
    0.00520958 0.200953
    0.00518881 0.200476
    0.00518881 0.200476
    0.00516819 0.199999
    0.00516819 0.199999
    0.00514769 0.199521
    0.00514769 0.199521
    0.00512734 0.199044
    0.00512734 0.199044
    0.00510712 0.198567
    0.00510712 0.198567
    0.00508703 0.19809
    0.00508703 0.19809
    0.00506708 0.197613
    0.00506708 0.197613
    0.00504727 0.197135
    0.00504727 0.197135
    0.00502759 0.196658
    0.00502759 0.196658
    0.00500805 0.196181
    0.00500805 0.196181
    0.00498864 0.195704
    0.00498864 0.195704
    0.00496938 0.195227
    0.00496938 0.195227
    0.00495025 0.194749
    0.00495025 0.194749
    0.00493125 0.194272
    0.00493125 0.194272
    0.0049124 0.193795
    0.0049124 0.193795
    0.00489368 0.193318
    0.00489368 0.193318
    0.00487511 0.192841
    0.00487511 0.192841
    0.00485667 0.192363
    0.00485667 0.192363
    0.00483837 0.191886
    0.00483837 0.191886
    0.00482021 0.191409
    0.00482021 0.191409
    0.00480219 0.190932
    0.00480219 0.190932
    0.00478432 0.190455
    0.00478432 0.190455
    0.00476658 0.189977
    0.00476658 0.189977
    0.00474899 0.1895
    0.00474899 0.1895
    0.00473153 0.189023
    0.00473153 0.189023
    0.00471423 0.188546
    0.00471423 0.188546
    0.00469706 0.188069
    0.00469706 0.188069
    0.00468004 0.187591
    0.00468004 0.187591
    0.00466316 0.187114
    0.00466316 0.187114
    0.00464643 0.186637
    0.00464643 0.186637
    0.00462985 0.18616
    0.00462985 0.18616
    0.00461341 0.185683
    0.00461341 0.185683
    0.00459712 0.185205
    0.00459712 0.185205
    0.00458098 0.184728
    0.00458098 0.184728
    0.00456499 0.184251
    0.00456499 0.184251
    0.00454915 0.183774
    0.00454915 0.183774
    0.00453346 0.183297
    0.00453346 0.183297
    0.00451793 0.182819
    0.00451793 0.182819
    0.00450254 0.182342
    0.00450254 0.182342
    0.00448732 0.181865
    0.00448732 0.181865
    0.00447224 0.181388
    0.00447224 0.181388
    0.00445733 0.180911
    0.00445733 0.180911
    0.00444257 0.180433
    0.00444257 0.180433
    0.00442797 0.179956
    0.00442797 0.179956
    0.00441353 0.179479
    0.00441353 0.179479
    0.00439925 0.179002
    0.00439925 0.179002
    0.00438514 0.178525
    0.00438514 0.178525
    0.00437119 0.178047
    0.00437119 0.178047
    0.0043574 0.17757
    0.0043574 0.17757
    0.00434379 0.177093
    0.00434379 0.177093
    0.00433034 0.176616
    0.00433034 0.176616
    0.00431706 0.176139
    0.00431706 0.176139
    0.00430396 0.175661
    0.00430396 0.175661
    0.00429103 0.175184
    0.00429103 0.175184
    0.00427827 0.174707
    0.00427827 0.174707
    0.00426569 0.17423
    0.00426569 0.17423
    0.00425329 0.173753
    0.00425329 0.173753
    0.00424108 0.173275
    0.00424108 0.173275
    0.00422904 0.172798
    0.00422904 0.172798
    0.00421719 0.172321
    0.00421719 0.172321
    0.00420553 0.171844
    0.00420553 0.171844
    0.00419406 0.171367
    0.00419406 0.171367
    0.00418278 0.170889
    0.00418278 0.170889
    0.0041717 0.170412
    0.0041717 0.170412
    0.00416081 0.169935
    0.00416081 0.169935
    0.00415012 0.169458
    0.00415012 0.169458
    0.00413964 0.16898
    0.00413964 0.16898
    0.00412936 0.168503
    0.00412936 0.168503
    0.00411928 0.168026
    0.00411928 0.168026
    0.00410942 0.167549
    0.00410942 0.167549
    0.00409976 0.167072
    0.00409976 0.167072
    0.00409033 0.166594
    0.00409033 0.166594
    0.00408111 0.166117
    0.00408111 0.166117
    0.00407211 0.16564
    0.00407211 0.16564
    0.00406334 0.165163
    0.00406334 0.165163
    0.00405479 0.164686
    0.00405479 0.164686
    0.00404647 0.164208
    0.00404647 0.164208
    0.00403839 0.163731
    0.00403839 0.163731
    0.00403054 0.163254
    0.00403054 0.163254
    0.00402293 0.162777
    0.00402293 0.162777
    0.00401557 0.1623
    0.00401557 0.1623
    0.00400845 0.161822
    0.00400845 0.161822
    0.00400157 0.161345
    0.00400157 0.161345
    0.00399495 0.160868
    0.00399495 0.160868
    0.00398859 0.160391
    0.00398859 0.160391
    0.00398248 0.159914
    0.00398248 0.159914
    0.00397663 0.159436
    0.00397663 0.159436
    0.00397104 0.158959
    0.00397104 0.158959
    0.00396572 0.158482
    0.00396572 0.158482
    0.00396067 0.158005
    0.00396067 0.158005
    0.00395589 0.157528
    0.00395589 0.157528
    0.00395138 0.15705
    0.00395138 0.15705
    0.00394715 0.156573
    0.00394715 0.156573
    0.00394319 0.156096
    0.00394319 0.156096
    0.00393951 0.155619
    0.00393951 0.155619
    0.00393611 0.155142
    0.00393611 0.155142
    0.00393299 0.154664
    0.00393299 0.154664
    0.00393014 0.154187
    0.00393014 0.154187
    0.00392758 0.15371
    0.00392758 0.15371
    0.0039253 0.153233
    0.0039253 0.153233
    0.0039233 0.152756
    0.0039233 0.152756
    0.00392158 0.152278
    0.00392158 0.152278
    0.00392014 0.151801
    0.00392014 0.151801
    0.00391897 0.151324
    0.00391897 0.151324
    0.00391807 0.150847
    0.00391807 0.150847
    0.00391745 0.15037
    0.00391745 0.15037
    0.00391709 0.149892
    0.00391709 0.149892
    0.00391699 0.149415
    0.00391699 0.149415
    0.00391716 0.148938
    0.00391716 0.148938
    0.00391757 0.148461
    0.00391757 0.148461
    0.00391824 0.147984
    0.00391824 0.147984
    0.00391914 0.147506
    0.00391914 0.147506
    0.00392028 0.147029
    0.00392028 0.147029
    0.00392165 0.146552
    0.00392165 0.146552
    0.00392323 0.146075
    0.00392323 0.146075
    0.00392504 0.145598
    0.00392504 0.145598
    0.00392704 0.14512
    0.00392704 0.14512
    0.00392924 0.144643
    0.00392924 0.144643
    0.00393163 0.144166
    0.00393163 0.144166
    0.0039342 0.143689
    0.0039342 0.143689
    0.00393693 0.143212
    0.00393693 0.143212
    0.00393982 0.142734
    0.00393982 0.142734
    0.00394287 0.142257
    0.00394287 0.142257
    0.00394605 0.14178
    0.00394605 0.14178
    0.00394936 0.141303
    0.00394936 0.141303
    0.0039528 0.140826
    0.0039528 0.140826
    0.00395634 0.140348
    0.00395634 0.140348
    0.00395999 0.139871
    0.00395999 0.139871
    0.00396372 0.139394
    0.00396372 0.139394
    0.00396755 0.138917
    0.00396755 0.138917
    0.00397144 0.13844
    0.00397144 0.13844
    0.0039754 0.137962
    0.0039754 0.137962
    0.00397942 0.137485
    0.00397942 0.137485
    0.00398349 0.137008
    0.00398349 0.137008
    0.0039876 0.136531
    0.0039876 0.136531
    0.00399175 0.136054
    0.00399175 0.136054
    0.00399592 0.135576
    0.00399592 0.135576
    0.00400011 0.135099
    0.00400011 0.135099
    0.00400432 0.134622
    0.00400432 0.134622
    0.00400854 0.134145
    0.00400854 0.134145
    0.00401276 0.133668
    0.00401276 0.133668
    0.00401697 0.13319
    0.00401697 0.13319
    0.00402118 0.132713
    0.00402118 0.132713
    0.00402538 0.132236
    0.00402538 0.132236
    0.00402956 0.131759
    0.00402956 0.131759
    0.00403372 0.131282
    0.00403372 0.131282
    0.00403785 0.130804
    0.00403785 0.130804
    0.00404196 0.130327
    0.00404196 0.130327
    0.00404603 0.12985
    0.00404603 0.12985
    0.00405008 0.129373
    0.00405008 0.129373
    0.00405408 0.128896
    0.00405408 0.128896
    0.00405805 0.128418
    0.00405805 0.128418
    0.00406198 0.127941
    0.00406198 0.127941
    0.00406586 0.127464
    0.00406586 0.127464
    0.0040697 0.126987
    0.0040697 0.126987
    0.0040735 0.12651
    0.0040735 0.12651
    0.00407725 0.126032
    0.00407725 0.126032
    0.00408095 0.125555
    0.00408095 0.125555
    0.0040846 0.125078
    0.0040846 0.125078
    0.00408819 0.124601
    0.00408819 0.124601
    0.00409174 0.124124
    0.00409174 0.124124
    0.00409524 0.123646
    0.00409524 0.123646
    0.00409868 0.123169
    0.00409868 0.123169
    0.00410208 0.122692
    0.00410208 0.122692
    0.00410542 0.122215
    0.00410542 0.122215
    0.0041087 0.121737
    0.0041087 0.121737
    0.00411194 0.12126
    0.00411194 0.12126
    0.00411512 0.120783
    0.00411512 0.120783
    0.00411824 0.120306
    0.00411824 0.120306
    0.00412132 0.119829
    0.00412132 0.119829
    0.00412434 0.119351
    0.00412434 0.119351
    0.00412731 0.118874
    0.00412731 0.118874
    0.00413022 0.118397
    0.00413022 0.118397
    0.00413309 0.11792
    0.00413309 0.11792
    0.0041359 0.117443
    0.0041359 0.117443
    0.00413866 0.116965
    0.00413866 0.116965
    0.00414138 0.116488
    0.00414138 0.116488
    0.00414404 0.116011
    0.00414404 0.116011
    0.00414665 0.115534
    0.00414665 0.115534
    0.00414921 0.115057
    0.00414921 0.115057
    0.00415172 0.114579
    0.00415172 0.114579
    0.00415419 0.114102
    0.00415419 0.114102
    0.00415661 0.113625
    0.00415661 0.113625
    0.00415898 0.113148
    0.00415898 0.113148
    0.0041613 0.112671
    0.0041613 0.112671
    0.00416358 0.112193
    0.00416358 0.112193
    0.00416581 0.111716
    0.00416581 0.111716
    0.004168 0.111239
    0.004168 0.111239
    0.00417015 0.110762
    0.00417015 0.110762
    0.00417225 0.110285
    0.00417225 0.110285
    0.00417431 0.109807
    0.00417431 0.109807
    0.00417632 0.10933
    0.00417632 0.10933
    0.0041783 0.108853
    0.0041783 0.108853
    0.00418024 0.108376
    0.00418024 0.108376
    0.00418213 0.107899
    0.00418213 0.107899
    0.00418399 0.107421
    0.00418399 0.107421
    0.0041858 0.106944
    0.0041858 0.106944
    0.00418758 0.106467
    0.00418758 0.106467
    0.00418933 0.10599
    0.00418933 0.10599
    0.00419103 0.105513
    0.00419103 0.105513
    0.0041927 0.105035
    0.0041927 0.105035
    0.00419433 0.104558
    0.00419433 0.104558
    0.00419593 0.104081
    0.00419593 0.104081
    0.00419749 0.103604
    0.00419749 0.103604
    0.00419902 0.103127
    0.00419902 0.103127
    0.00420052 0.102649
    0.00420052 0.102649
    0.00420199 0.102172
    0.00420199 0.102172
    0.00420342 0.101695
    0.00420342 0.101695
    0.00420482 0.101218
    0.00420482 0.101218
    0.00420619 0.100741
    0.00420619 0.100741
    0.00420753 0.100263
    0.00420753 0.100263
    0.00420884 0.0997862
    0.00420884 0.0997862
    0.00421013 0.099309
    0.00421013 0.099309
    0 0.099309
];

plot(boundary(:, 1), boundary(:, 2), '-')
